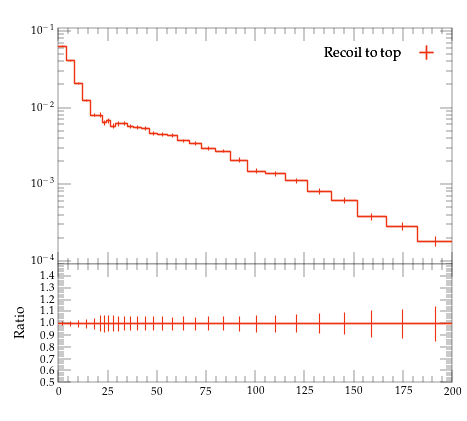

Here is the Python script that generated this plot:
#! /usr/bin/env python

# This Python script was auto-generated using YODA v2.0.2.
# Analysis object: /MC_HFJETS_TEST/ptCJetLead
# Timestamp: 30-07-2026 (13:09:52)

import matplotlib as mpl
import matplotlib.pyplot as plt
mpl.use('Agg') # comment out for interactive use
import os
import numpy as np

plotDir = os.path.split(os.path.realpath(__file__))[0]
if 'YODA_USER_PLOT_PATH' in globals():
    plot_outdir = globals()['YODA_USER_PLOT_PATH']
else:
    plot_outdir = plotDir

#plot style
plt.style.use(os.path.join(plotDir, '../default.mplstyle'))
# plot metadata
figW, figH = plt.rcParams['figure.figsize']
ax_xLabel = r''
ax_yLabel = r''
ax_title  = r''
ax_xScale = 'linear'
ax_yScale = 'log'
xLims = (0.0, 200.0)
yLims = (9e-05, 0.11000000000000001)

# TeX-friendly labels for the legend
labels = {
    'legend' : ([ r"Recoil to top" ], r""),
}

# Adjust canvas width and height
canvasW = 10.0
canvasH = 9.0
figW *= canvasW/10.
figH *= canvasH/9.

# Create figure and axis objects
fig, (ax, ratio0_ax) = plt.subplots(2, 1, sharex=True,
                  figsize=(figW,figH), gridspec_kw={'height_ratios': (6.0, 3.0)})

# Set figure margins
plt.subplots_adjust(
    left   = 1.0 * plt.rcParams['figure.subplot.left'],
    right  = 1.0 * plt.rcParams['figure.subplot.right'],
    top    = 1.0 * plt.rcParams['figure.subplot.top'],
    bottom = 1.0 * plt.rcParams['figure.subplot.bottom'])

ratio0_ax.yaxis.set_major_locator(mpl.ticker.MultipleLocator(0.1))
ratio0_ax.set_ylim(0.5, 1.4999)
ratio0_ax.set_ylabel('Ratio')

# the numerical data is stored in a separate file
dataf = dict()
prefix = os.path.split(__file__)[0]
if prefix:    prefix = prefix + '/'
exec(open(prefix+'ptCJetLead__data.py').read(), dataf)


legend_handles = dict() # keep track of handles for the legend

# style options for curves
# starts at zorder>=5 to draw curve on top of legend
styles = {
  'recoil_t': {
    'color' : '#EE3311',
    'linestyle' : '-',
    'linewidth' : 1,
    'marker' : 'none',
    'markersize' : 2,
    'capsize' : 0.0,
    'zorder' : 5,
    'histstyle' : 1,
    'drawstyle' : 'steps-pre',
    'xerrorbars' : 1,
    'yerrorbars' : 1,
    'fillcolor' : None,
    'fillopacity' : 1.0,
    'ratio0_linestyle' : '-',
    'ratio0_linewidth' : 1,
    'ratio0_marker' : 'none',
    'ratio0_markersize' : 2,
    'ratio0_capsize' : 0.0,
    'ratio0_zorder' : 5,
    'ratio0_histstyle' : 1,
    'ratio0_drawstyle' : 'steps-pre',
    'ratio0_xerrorbars' : 1,
    'ratio0_yerrorbars' : 1,
  },
}

# curve from input yoda files in main panel
for label, yvals in dataf['yvals'].items():
    if all(np.isnan(v) for v in dataf['yvals'][label]):
        continue
    tmp = None
    if styles[label]['histstyle']: # draw as histogram
        xpos = dataf['xedges'][label] if styles[label]['drawstyle'] else dataf['xpoints'][label]
        ypos = np.insert(yvals, 0, yvals[0]) if styles[label]['drawstyle'] else yvals
        if styles[label]['fillcolor']: # fill area below curve
            ax.fill_between(xpos, ypos, step='pre',
                            color=styles[label]['fillcolor'],
                            alpha=styles[label]['fillopacity'])
        tmp, = ax.plot(xpos, ypos,
                       color=styles[label]['color'],
                       linestyle=styles[label]['linestyle'],
                       linewidth=styles[label]['linewidth'],
                       drawstyle=styles[label]['drawstyle'], solid_joinstyle='miter',
                       zorder=styles[label]['zorder'], label=label)
    tmp = ax.errorbar(dataf['xpoints'][label], yvals,
                      xerr=np.array(dataf['xerrs'][label])*styles[label]['xerrorbars'],
                      yerr=np.array(dataf['yerrs'][label])*styles[label]['yerrorbars'],
                      fmt=styles[label]['marker'], capsize=styles[label]['capsize'],
                      markersize=styles[label]['markersize'],
                      ecolor=styles[label]['color'],
                      color=styles[label]['color'], zorder=styles[label]['zorder'])
    tmp[-1][0].set_linestyle(styles[label]['linestyle'])
    tmp[-1][0].set_linewidth(styles[label]['linewidth'])
    if label in dataf['add_legend_handle']:  legend_handles[label] = tmp
    for varLabel in dataf['variation_yvals'].keys():
        if varLabel.startswith(label):
            tmp, = ax.plot(dataf['xedges'][label], dataf['variation_yvals'][varLabel],
                           color=styles[label]['color'],
                           linestyle=styles[label]['linestyle'],
                           linewidth=styles[label]['linewidth'],
                           drawstyle='steps-pre', solid_joinstyle='miter',
                           zorder=styles[label]['zorder'], alpha=0.5)


# plots on ratio panel
# curve from input yoda files in ratio panel
for label, yvals in dataf['ratio0_yvals'].items():
    if all(np.isnan(v) for v in yvals):
        continue
    if styles[label]['ratio0_histstyle']: # plot as histogram
        xpos = dataf['xedges']['recoil_t'] if styles[label]['ratio0_drawstyle'] else dataf['xpoints']['recoil_t']
        ypos = np.insert(yvals, 0, yvals[0]) if styles[label]['ratio0_drawstyle'] else yvals
        ratio0_ax.plot(xpos, ypos,
                       color=styles[label]['color'],
                       linewidth=styles[label]['linewidth'],
                       linestyle=styles[label]['ratio0_linestyle'],
                       drawstyle=styles[label]['ratio0_drawstyle'], zorder=styles[label]['zorder'],
                       solid_joinstyle='miter')
    tmp = ratio0_ax.errorbar(dataf['xpoints']['recoil_t'], yvals,
                             xerr=np.array(dataf['ref_xerrs'])*styles[label]['ratio0_xerrorbars'],
                             yerr=np.array(dataf['ratio0_yerrs'][label])*styles[label]['ratio0_yerrorbars'],
                             fmt=styles[label]['ratio0_marker'], capsize=styles[label]['ratio0_capsize'],
                             markersize=styles[label]['ratio0_markersize'],
                             ecolor=styles[label]['color'],
                             color=styles[label]['color'])
    tmp[-1][0].set_linestyle(styles[label]['ratio0_linestyle'])
    tmp[-1][0].set_linewidth(styles[label]['ratio0_linewidth'])

    for varlabel in dataf['ratio0_variation_vals'].keys():
        if varlabel.startswith(label):
            ratio0_ax.plot(dataf['xedges']['recoil_t'],
                            dataf['ratio0_variation_vals'][varlabel],
                            color=styles[label]['color'],
                            linestyle=styles[label]['linestyle'],
                            linewidth=styles[label]['linewidth'],
                            drawstyle='steps-pre', solid_joinstyle='miter',
                            zorder=1, alpha=0.5)

legend_items = list(legend_handles.values())
ax.add_artist(ax.legend(legend_items,
                        labels['legend'][0],
                        title=labels['legend'][1],
                        alignment='right',
                        loc='upper right',
                        bbox_to_anchor=(1.0, 0.97),markerfirst=False))

# set plot metadata as defined above
ratio0_ax.set_xlabel(ax_xLabel)
ratio0_ax.xaxis.set_label_coords(1., -0.15)
ax.set_ylabel(ax_yLabel, ha='right', va='top')
ax.yaxis.set_label_coords(-0.11, 1.0)
ax.set_title(ax_title, loc='left')
ax.set_xscale(ax_xScale)
ax.set_yscale(ax_yScale)
ax.set_xlim(xLims)
ax.set_ylim(yLims)

# tick formatting
plt.rcParams['xtick.top'] = True
plt.rcParams['ytick.right'] = True
ax.yaxis.set_major_locator(mpl.ticker.LogLocator(base=10.0, numticks=np.inf))
ax.yaxis.set_minor_locator(mpl.ticker.LogLocator(
                           base=10.0, subs=np.arange(0.1, 1, 0.1), numticks=np.inf))
fig.align_ylabels((ax, ratio0_ax))
plt.savefig(os.path.join(plot_outdir, 'ptCJetLead.pdf'), format='PDF')
plt.savefig(os.path.join(plot_outdir, 'ptCJetLead.png'), format='PNG')

plt.close(fig)
